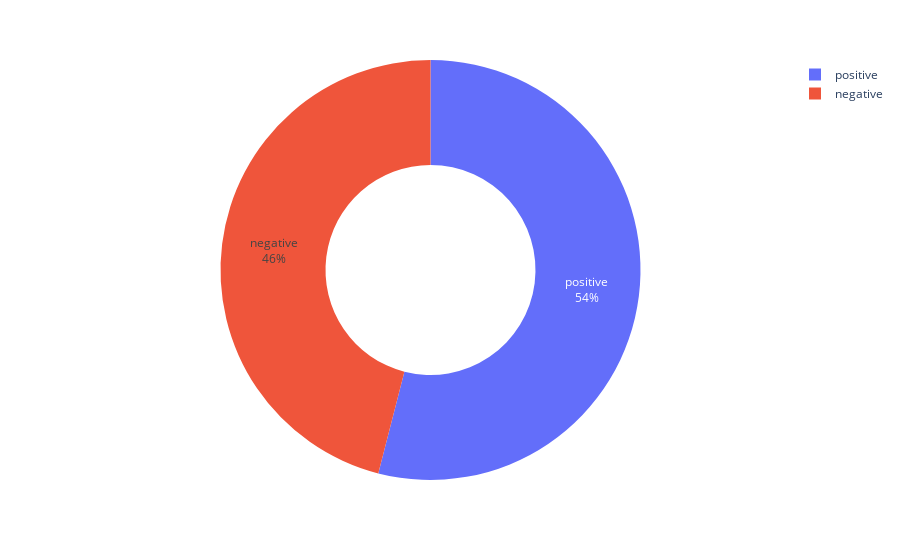

Source (notebook cell):
### Code cell
import plotly.express as px

status_counts = df['Final Status'].value_counts()
status_counts_df = pd.DataFrame(status_counts).reset_index()

fig = px.pie(status_counts_df, values='Final Status', names='index', hole=0.5)
fig.update_traces(textposition='inside', textinfo='percent+label')
fig.show()

### Figure 1 — Plotly figure (JSON) as saved in the notebook; plotly's stock layout.template omitted (floating-point values rounded to 4 significant figures)
{"data": [{"domain": {"x": [0, 1], "y": [0, 1]}, "hole": 0.5, "hovertemplate": "index=%{label}<br>Final Status=%{value}<extra></extra>", "labels": ["positive", "negative"], "legendgroup": "", "name": "", "showlegend": true, "textinfo": "percent+label", "textposition": "inside", "type": "pie", "values": [216, 184]}], "layout": {"legend": {"tracegroupgap": 0}, "margin": {"t": 60}}}
